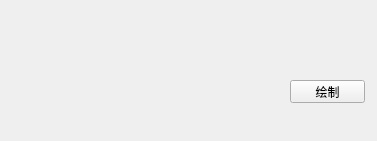
<?xml version="1.0" encoding="UTF-8"?>
<ui version="4.0">
 <class>Widget</class>
 <widget class="QWidget" name="Widget">
  <property name="geometry">
   <rect>
    <x>0</x>
    <y>0</y>
    <width>377</width>
    <height>141</height>
   </rect>
  </property>
  <property name="windowTitle">
   <string>Widget</string>
  </property>
  <widget class="QPushButton" name="pushButton">
   <property name="geometry">
    <rect>
     <x>290</x>
     <y>80</y>
     <width>75</width>
     <height>23</height>
    </rect>
   </property>
   <property name="text">
    <string>绘制</string>
   </property>
  </widget>
 </widget>
 <layoutdefault spacing="6" margin="11"/>
 <resources/>
 <connections/>
</ui>
